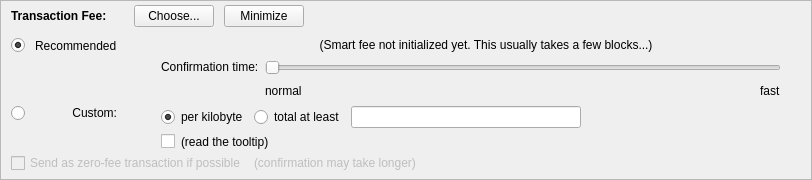
    <widget class="QFrame" name="frameFee">
     <property name="sizePolicy">
      <sizepolicy hsizetype="Expanding" vsizetype="Expanding">
       <horstretch>0</horstretch>
       <verstretch>0</verstretch>
      </sizepolicy>
     </property>
     <property name="maximumSize">
      <size>
       <width>16777215</width>
       <height>16777215</height>
      </size>
     </property>
     <property name="frameShape">
      <enum>QFrame::StyledPanel</enum>
     </property>
     <property name="frameShadow">
      <enum>QFrame::Sunken</enum>
     </property>
     <layout class="QVBoxLayout" name="verticalLayoutFee1">
      <property name="spacing">
       <number>0</number>
      </property>
      <property name="leftMargin">
       <number>0</number>
      </property>
      <property name="topMargin">
       <number>0</number>
      </property>
      <property name="rightMargin">
       <number>0</number>
      </property>
      <property name="bottomMargin">
       <number>0</number>
      </property>
      <item>
       <layout class="QVBoxLayout" name="verticalLayoutFee2" stretch="0,0,0">
        <property name="spacing">
         <number>0</number>
        </property>
        <property name="leftMargin">
         <number>10</number>
        </property>
        <property name="topMargin">
         <number>0</number>
        </property>
        <item>
         <layout class="QHBoxLayout" name="horizontalLayoutFee1">
          <property name="bottomMargin">
           <number>0</number>
          </property>
          <item>
           <layout class="QVBoxLayout" name="verticalLayoutFee7">
            <property name="spacing">
             <number>0</number>
            </property>
            <item>
             <spacer name="verticalSpacerSmartFee">
              <property name="orientation">
               <enum>Qt::Vertical</enum>
              </property>
              <property name="sizeType">
               <enum>QSizePolicy::Fixed</enum>
              </property>
              <property name="sizeHint" stdset="0">
               <size>
                <width>1</width>
                <height>4</height>
               </size>
              </property>
             </spacer>
            </item>
            <item>
             <layout class="QHBoxLayout" name="horizontalLayoutSmartFee">
              <property name="spacing">
               <number>10</number>
              </property>
              <item>
               <widget class="QLabel" name="labelFeeHeadline">
                <property name="sizePolicy">
                 <sizepolicy hsizetype="Preferred" vsizetype="Maximum">
                  <horstretch>0</horstretch>
                  <verstretch>0</verstretch>
                 </sizepolicy>
                </property>
                <property name="font">
                 <font>
                  <weight>75</weight>
                  <bold>true</bold>
                 </font>
                </property>
                <property name="styleSheet">
                 <string notr="true">font-weight:bold;</string>
                </property>
                <property name="text">
                 <string>Transaction Fee:</string>
                </property>
               </widget>
              </item>
              <item>
               <widget class="QLabel" name="labelFeeMinimized">
                <property name="text">
                 <string/>
                </property>
               </widget>
              </item>
              <item>
               <widget class="QPushButton" name="buttonChooseFee">
                <property name="text">
                 <string>Choose...</string>
                </property>
               </widget>
              </item>
              <item>
               <widget class="QPushButton" name="buttonMinimizeFee">
                <property name="toolTip">
                 <string>collapse fee-settings</string>
                </property>
                <property name="text">
                 <string>Minimize</string>
                </property>
               </widget>
              </item>
             </layout>
            </item>
            <item>
             <spacer name="verticalSpacer_5">
              <property name="orientation">
               <enum>Qt::Vertical</enum>
              </property>
              <property name="sizeHint" stdset="0">
               <size>
                <width>1</width>
                <height>1</height>
               </size>
              </property>
             </spacer>
            </item>
           </layout>
          </item>
          <item>
           <spacer name="horizontalSpacer_4">
            <property name="orientation">
             <enum>Qt::Horizontal</enum>
            </property>
            <property name="sizeHint" stdset="0">
             <size>
              <width>40</width>
              <height>20</height>
             </size>
            </property>
           </spacer>
          </item>
         </layout>
        </item>
        <item>
         <widget class="QFrame" name="frameFeeSelection">
          <layout class="QVBoxLayout" name="verticalLayoutFee12">
           <property name="spacing">
            <number>0</number>
           </property>
           <property name="leftMargin">
            <number>0</number>
           </property>
           <property name="topMargin">
            <number>0</number>
           </property>
           <property name="rightMargin">
            <number>0</number>
           </property>
           <property name="bottomMargin">
            <number>0</number>
           </property>
           <item>
            <layout class="QGridLayout" name="gridLayoutFee">
             <property name="topMargin">
              <number>10</number>
             </property>
             <property name="bottomMargin">
              <number>4</number>
             </property>
             <property name="horizontalSpacing">
              <number>10</number>
             </property>
             <property name="verticalSpacing">
              <number>4</number>
             </property>
             <item row="2" column="4">
              <layout class="QVBoxLayout" name="verticalLayoutFee8">
               <property name="spacing">
                <number>6</number>
               </property>
               <item>
                <layout class="QHBoxLayout" name="horizontalLayoutFee13">
                 <item>
                  <widget class="QRadioButton" name="radioCustomPerKilobyte">
                   <property name="toolTip">
                    <string>If the custom fee is set to 1000 uares and the transaction is only 250 bytes, then &quot;per kilobyte&quot; only pays 250 uares in fee,&lt;br /&gt;while &quot;at least&quot; pays 1000 uares. For transactions bigger than a kilobyte both pay by kilobyte.</string>
                   </property>
                   <property name="text">
                    <string>per kilobyte</string>
                   </property>
                   <property name="checked">
                    <bool>true</bool>
                   </property>
                   <attribute name="buttonGroup">
                    <string notr="true">groupCustomFee</string>
                   </attribute>
                  </widget>
                 </item>
                 <item>
                  <widget class="QRadioButton" name="radioCustomAtLeast">
                   <property name="toolTip">
                    <string>If the custom fee is set to 1000 uares and the transaction is only 250 bytes, then &quot;per kilobyte&quot; only pays 250 uares in fee,&lt;br /&gt;while &quot;total at least&quot; pays 1000 uares. For transactions bigger than a kilobyte both pay by kilobyte.</string>
                   </property>
                   <property name="text">
                    <string>total at least</string>
                   </property>
                   <attribute name="buttonGroup">
                    <string notr="true">groupCustomFee</string>
                   </attribute>
                  </widget>
                 </item>
                 <item>
                  <widget class="BitcoinAmountField" name="customFee"/>
                 </item>
                 <item>
                  <spacer name="horizontalSpacer_6">
                   <property name="orientation">
                    <enum>Qt::Horizontal</enum>
                   </property>
                   <property name="sizeHint" stdset="0">
                    <size>
                     <width>1</width>
                     <height>1</height>
                    </size>
                   </property>
                  </spacer>
                 </item>
                </layout>
               </item>
               <item>
                <layout class="QHBoxLayout" name="horizontalLayoutFee8">
                 <item>
                  <widget class="QCheckBox" name="checkBoxMinimumFee">
                   <property name="toolTip">
                    <string>Paying only the minimum fee is just fine as long as there is less transaction volume than space in the blocks.&lt;br /&gt;But be aware that this can end up in a never confirming transaction once there is more demand for are transactions than the network can process.</string>
                   </property>
                   <property name="text">
                    <string/>
                   </property>
                  </widget>
                 </item>
                 <item>
                  <widget class="QLabel" name="labelMinFeeWarning">
                   <property name="enabled">
                    <bool>true</bool>
                   </property>
                   <property name="toolTip">
                    <string>Paying only the minimum fee is just fine as long as there is less transaction volume than space in the blocks.&lt;br /&gt;But be aware that this can end up in a never confirming transaction once there is more demand for are transactions than the network can process.</string>
                   </property>
                   <property name="text">
                    <string>(read the tooltip)</string>
                   </property>
                   <property name="margin">
                    <number>5</number>
                   </property>
                  </widget>
                 </item>
                 <item>
                  <spacer name="horizontalSpacer_2">
                   <property name="orientation">
                    <enum>Qt::Horizontal</enum>
                   </property>
                   <property name="sizeHint" stdset="0">
                    <size>
                     <width>1</width>
                     <height>1</height>
                    </size>
                   </property>
                  </spacer>
                 </item>
                </layout>
               </item>
              </layout>
             </item>
             <item row="1" column="0">
              <layout class="QVBoxLayout" name="verticalLayoutFee4" stretch="1">
               <item>
                <spacer name="verticalSpacer_2">
                 <property name="orientation">
                  <enum>Qt::Vertical</enum>
                 </property>
                 <property name="sizeHint" stdset="0">
                  <size>
                   <width>1</width>
                   <height>1</height>
                  </size>
                 </property>
                </spacer>
               </item>
              </layout>
             </item>
             <item row="2" column="0">
              <layout class="QVBoxLayout" name="verticalLayoutFee9" stretch="0,1">
               <item>
                <widget class="QRadioButton" name="radioCustomFee">
                 <property name="text">
                  <string/>
                 </property>
                 <attribute name="buttonGroup">
                  <string notr="true">groupFee</string>
                 </attribute>
                </widget>
               </item>
               <item>
                <spacer name="verticalSpacer_6">
                 <property name="orientation">
                  <enum>Qt::Vertical</enum>
                 </property>
                 <property name="sizeHint" stdset="0">
                  <size>
                   <width>1</width>
                   <height>1</height>
                  </size>
                 </property>
                </spacer>
               </item>
              </layout>
             </item>
             <item row="1" column="4">
              <layout class="QVBoxLayout" name="verticalLayoutFee3" stretch="0,0,1">
               <property name="spacing">
                <number>6</number>
               </property>
               <property name="topMargin">
                <number>2</number>
               </property>
               <item>
                <layout class="QHBoxLayout" name="horizontalLayoutFee12">
                 <item>
                  <spacer name="horizontalSpacer_5">
                   <property name="orientation">
                    <enum>Qt::Horizontal</enum>
                   </property>
                   <property name="sizeHint" stdset="0">
                    <size>
                     <width>1</width>
                     <height>1</height>
                    </size>
                   </property>
                  </spacer>
                 </item>
                </layout>
               </item>
               <item>
                <layout class="QHBoxLayout" name="horizontalLayoutFee9">
                 <item>
                  <layout class="QVBoxLayout" name="verticalLayoutFee6">
                   <item>
                    <widget class="QLabel" name="labelSmartFee3">
                     <property name="text">
                      <string>Confirmation time:</string>
                     </property>
                     <property name="margin">
                      <number>2</number>
                     </property>
                    </widget>
                   </item>
                   <item>
                    <spacer name="verticalSpacer_3">
                     <property name="orientation">
                      <enum>Qt::Vertical</enum>
                     </property>
                     <property name="sizeHint" stdset="0">
                      <size>
                       <width>1</width>
                       <height>1</height>
                      </size>
                     </property>
                    </spacer>
                   </item>
                  </layout>
                 </item>
                 <item>
                  <layout class="QVBoxLayout" name="verticalLayoutFee5">
                   <property name="rightMargin">
                    <number>30</number>
                   </property>
                   <item>
                    <widget class="QSlider" name="sliderSmartFee">
                     <property name="minimum">
                      <number>0</number>
                     </property>
                     <property name="maximum">
                      <number>24</number>
                     </property>
                     <property name="pageStep">
                      <number>1</number>
                     </property>
                     <property name="value">
                      <number>0</number>
                     </property>
                     <property name="orientation">
                      <enum>Qt::Horizontal</enum>
                     </property>
                     <property name="invertedAppearance">
                      <bool>false</bool>
                     </property>
                     <property name="invertedControls">
                      <bool>false</bool>
                     </property>
                     <property name="tickPosition">
                      <enum>QSlider::NoTicks</enum>
                     </property>
                    </widget>
                   </item>
                   <item>
                    <layout class="QHBoxLayout" name="horizontalLayoutFee10">
                     <item>
                      <widget class="QLabel" name="labelSmartFeeNormal">
                       <property name="text">
                        <string>normal</string>
                       </property>
                      </widget>
                     </item>
                     <item>
                      <spacer name="horizontalSpacer_3">
                       <property name="orientation">
                        <enum>Qt::Horizontal</enum>
                       </property>
                       <property name="sizeHint" stdset="0">
                        <size>
                         <width>40</width>
                         <height>20</height>
                        </size>
                       </property>
                      </spacer>
                     </item>
                     <item>
                      <widget class="QLabel" name="labelSmartFeeFast">
                       <property name="text">
                        <string>fast</string>
                       </property>
                      </widget>
                     </item>
                    </layout>
                   </item>
                  </layout>
                 </item>
                </layout>
               </item>
               <item>
                <spacer name="verticalSpacer_4">
                 <property name="orientation">
                  <enum>Qt::Vertical</enum>
                 </property>
                 <property name="sizeHint" stdset="0">
                  <size>
                   <width>1</width>
                   <height>1</height>
                  </size>
                 </property>
                </spacer>
               </item>
              </layout>
             </item>
             <item row="0" column="1">
              <widget class="QLabel" name="labelSmartFee_2">
               <property name="text">
                <string>Recommended</string>
               </property>
              </widget>
             </item>
             <item row="0" column="0">
              <widget class="QRadioButton" name="radioSmartFee">
               <property name="text">
                <string/>
               </property>
               <property name="checked">
                <bool>true</bool>
               </property>
               <attribute name="buttonGroup">
                <string notr="true">groupFee</string>
               </attribute>
              </widget>
             </item>
             <item row="2" column="1">
              <widget class="QLabel" name="labelCustomFee">
               <property name="text">
                <string>Custom:</string>
               </property>
               <property name="alignment">
                <set>Qt::AlignRight|Qt::AlignTop|Qt::AlignTrailing</set>
               </property>
              </widget>
             </item>
             <item row="0" column="2">
              <widget class="QLabel" name="labelSmartFee">
               <property name="text">
                <string/>
               </property>
               <property name="margin">
                <number>2</number>
               </property>
              </widget>
             </item>
             <item row="0" column="3">
              <widget class="QLabel" name="labelFeeEstimation">
               <property name="text">
                <string/>
               </property>
              </widget>
             </item>
             <item row="0" column="4">
              <widget class="QLabel" name="labelSmartFee2">
               <property name="text">
                <string>(Smart fee not initialized yet. This usually takes a few blocks...)</string>
               </property>
               <property name="alignment">
                <set>Qt::AlignHCenter</set>
               </property>
               <property name="wordWrap">
                <bool>true</bool>
               </property>
               <property name="margin">
                <number>2</number>
               </property>
              </widget>
             </item>
            </layout>
           </item>
           <item>
            <layout class="QHBoxLayout" name="horizontalLayoutFee5" stretch="0,0,0">
             <property name="spacing">
              <number>8</number>
             </property>
             <property name="bottomMargin">
              <number>4</number>
             </property>
             <item>
              <widget class="QCheckBox" name="checkBoxFreeTx">
               <property name="enabled">
                <bool>false</bool>
               </property>
               <property name="mouseTracking">
                <bool>true</bool>
               </property>
               <property name="text">
                <string>Send as zero-fee transaction if possible</string>
               </property>
              </widget>
             </item>
             <item>
              <widget class="QLabel" name="labelFreeTx">
               <property name="enabled">
                <bool>false</bool>
               </property>
               <property name="text">
                <string>(confirmation may take longer)</string>
               </property>
               <property name="margin">
                <number>5</number>
               </property>
              </widget>
             </item>
             <item>
              <spacer name="horizontalSpacerFee5">
               <property name="orientation">
                <enum>Qt::Horizontal</enum>
               </property>
               <property name="sizeHint" stdset="0">
                <size>
                 <width>1</width>
                 <height>1</height>
                </size>
               </property>
              </spacer>
             </item>
            </layout>
           </item>
           <item>
            <spacer name="verticalSpacerFee2">
             <property name="orientation">
              <enum>Qt::Vertical</enum>
             </property>
             <property name="sizeHint" stdset="0">
              <size>
               <width>1</width>
               <height>1</height>
              </size>
             </property>
            </spacer>
           </item>
          </layout>
         </widget>
        </item>
        <item>
         <spacer name="verticalSpacerFee">
          <property name="orientation">
           <enum>Qt::Vertical</enum>
          </property>
          <property name="sizeHint" stdset="0">
           <size>
            <width>800</width>
            <height>1</height>
           </size>
          </property>
         </spacer>
        </item>
       </layout>
      </item>
     </layout>
    </widget>
